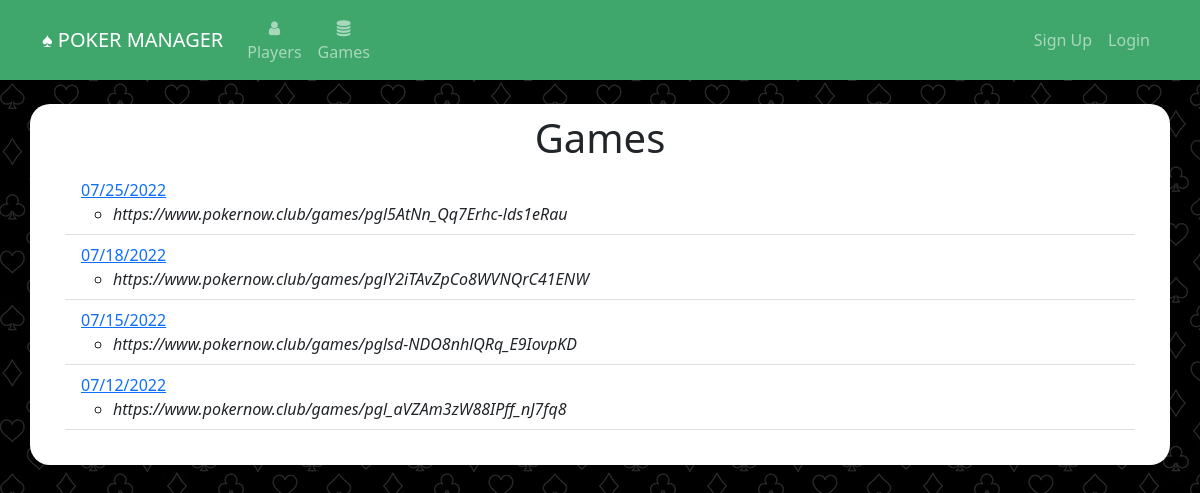
Before: /games with the older database file.
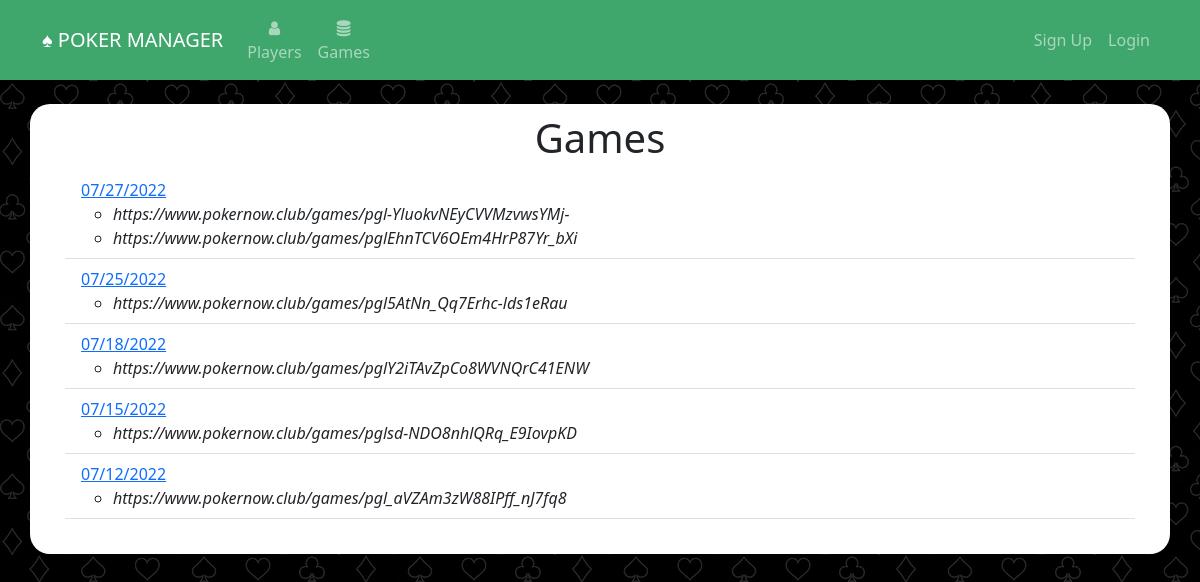
After: the same page with the newer database file.
### website/models.py (models this page shows)
class Game(db.Model):
	id = db.Column(db.Integer, primary_key=True)
	settled = db.Column(db.Boolean)
	date = db.Column(db.DateTime(timezone=True), default=func.now())
	urls = db.relationship('Url', backref='game')
	payments = db.relationship('Payment', backref='game')
	earnings = db.relationship('Earning', backref='game')
	buyins = db.Column(db.Integer)

class Url(db.Model):
	id = db.Column(db.Integer, primary_key=True)
	url =  db.Column(db.String(300), unique=True)
	game_id = db.Column(db.Integer, db.ForeignKey('game.id'))

### website/views.py (the view)
@views.route('/games', methods=['GET','POST'])
def games():
	games = Game.query.order_by(Game.date.desc()).all()
	return render_template("games.html", user=current_user, games=games)

### website/templates/games.html (shortened to what this page needs)
{% extends "base.html" %}
{% block content %}
<h1 align="center">Games</h1>
<ul class="list-group list-group-flush" id="notes">
	{% for game in games %}
	<li class="list-group-item">
		<div class=" clearfix">
		<a href="{{url_for('views.payout', game_id=game.id)}}" >{{ game.date.strftime("%m/%d/%Y") }}</a>
		<ul>
			{% for url in game.urls %}
			<li><i>{{url.url}}</i></li>
			{% endfor %}
		</ul>
		</div>
	</li>
	{% endfor %}
</ul>
{% endblock %}

### website/templates/base.html (shortened to what this page needs)
<!DOCTYPE html>
<html>
    <head>
<link href="https://cdn.jsdelivr.net/npm/bootstrap@5.2.0-beta1/dist/css/bootstrap.min.css" rel="stylesheet">
    <link
      rel="stylesheet"
      href="https://stackpath.bootstrapcdn.com/font-awesome/4.7.0/css/font-awesome.min.css"
    />
    <link
      rel="stylesheet"
      href="static/style.css"
    />
    </head>
    <body>
        <nav class="navbar navbar-expand-lg navbar-dark" style="background-color: #3fa76c;">
            <div class="container-fluid" style="max-width: 1140px;margin-right:auto;margin-left:auto">
                <a class="navbar-brand" href="/">&spades; POKER MANAGER</a>
                <div class="collapse navbar-collapse justify-content-start" id="mainNavbar">
                    <div class="navbar-nav">
                        <ul class="navbar-nav me-auto mb-2 mb-lg-0">
                            <li class="nav-item" align="center"><a class="nav-link" id="nav-players" href="/players"><i class="fa fa-user" aria-hidden="true"></i><br/>Players</a></li>
                            <li class="nav-item" align="center"><a class="nav-link" id="nav-import-game" href="/games"><i class="fa fa-database" aria-hidden="true"></i><Br/>Games</a></li>
                        </ul>
                    </div>
                    <div class="navbar-nav ml-auto" style="margin-left: auto">
                        <ul class="navbar-nav me-auto mb-2 mb-lg-0">
                            {% if user and  user.is_authenticated %}
                            <div class="dropdown">
                                <button class="btn btn-light dropdown-toggle" type="button" data-bs-toggle="dropdown" aria-expanded="false">
                                {{user.first_name}} {{user.last_name}}
                                </button>
                                <ul class="dropdown-menu dropdown-menu-lg-end">
                                    <li><a class="dropdown-item" href="/profile">Profile</a></li>
                                    <li><a class="dropdown-item" id="nav-logout" href="/logout">Logout</a></li>
                                </ul>
                            </div>
                            {% else %}
                            <ul class="navbar-nav me-auto mb-2 mb-lg-0">
                                <li class="nav-item"><a class="nav-link" id="nav-signUp" href="/sign-up">Sign Up</a></li>
                                <li class="nav-item"><a class="nav-link" id="nav-login" href="/login">Login</a></li>
                            </ul>
                            {% endif %}
                        </ul>
                    </div>
                </div>
            </div>
        </nav>
        <br/>
        <div class="container h-100 body_container" style="max-width:1140px; background-color: #fff;">
            {% block content %}
            {% endblock %}
        </div>
    </body>
</html>

### website/static/style.css (style rules this page uses)
body { height: 100%; background-image: url('card_suits4.png'); }
.body_container { border-radius: 20px; padding: 10px 35px 35px 35px; }

Changed rows visible on the page:
added Game: date "07/27/2022"
added Url: url "https://www.pokernow.club/games/pgl-YluokvNEyCVVMzvwsYMj-", shown under "07/27/2022"
added Url: url "https://www.pokernow.club/games/pglEhnTCV6OEm4HrP87Yr_bXi", shown under "07/27/2022"
